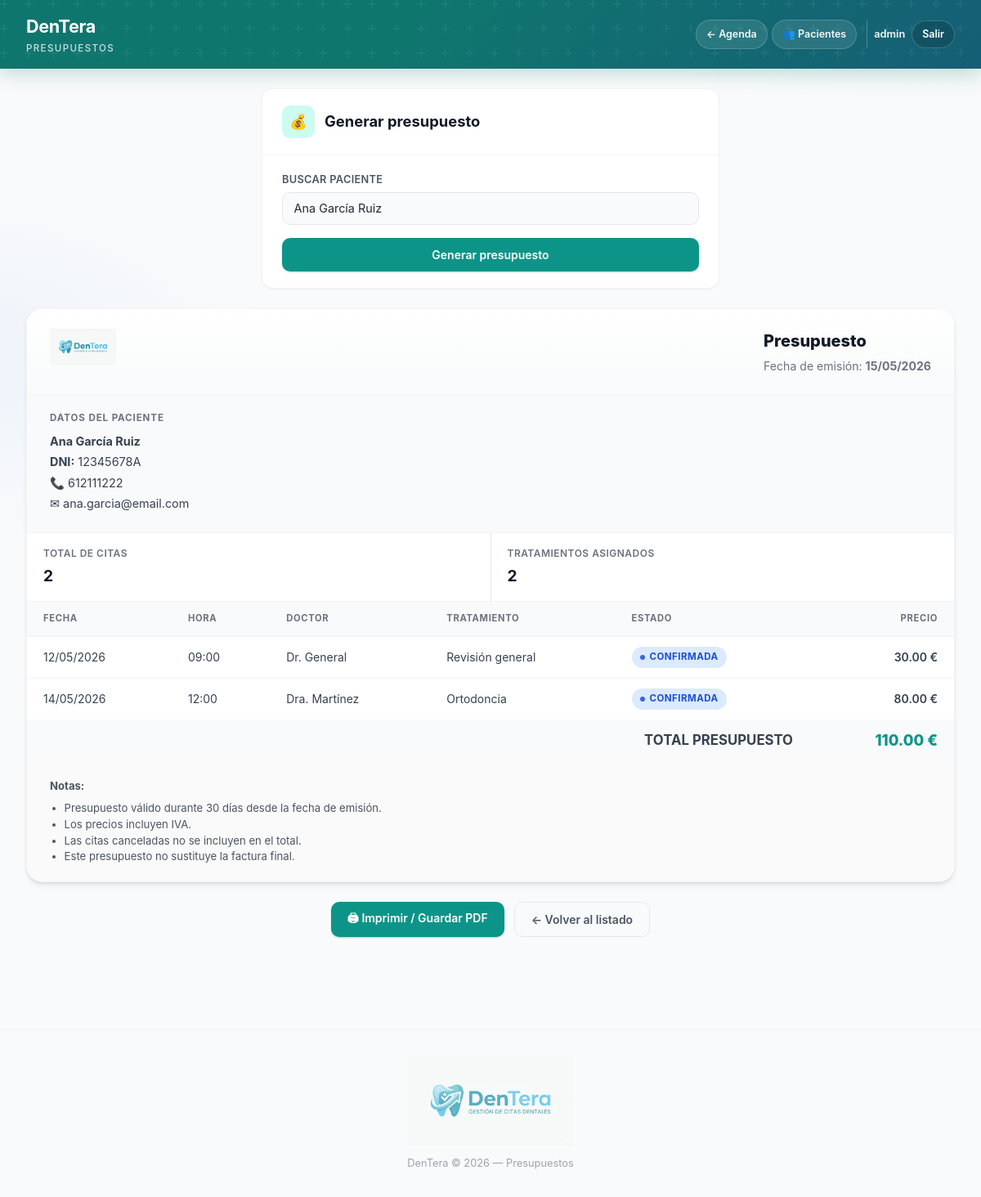
The page /presupuesto.php?paciente=Ana+García+Ruiz (signed in) on the database its author committed.
### tables this page shows
CREATE TABLE IF NOT EXISTS citas (
    id INT AUTO_INCREMENT PRIMARY KEY,
    paciente_id INT NULL,
    paciente VARCHAR(120) NOT NULL,
    dni VARCHAR(20) DEFAULT '',
    telefono VARCHAR(20) DEFAULT '',
    email VARCHAR(120) DEFAULT '',
    fecha DATE NOT NULL,
    hora TIME NOT NULL,
    orden_agenda INT NULL DEFAULT NULL COMMENT 'Orden manual en listado (misma fecha)',
    dentista VARCHAR(100) DEFAULT '',
    doctor_id INT NULL,
    motivo VARCHAR(255) DEFAULT '',
    tratamiento_id INT NULL,
    estado ENUM('pendiente', 'confirmada', 'cancelada', 'completada') DEFAULT 'pendiente',
    forma_pago VARCHAR(30) DEFAULT '',
    usuario_id INT NULL,
    notas TEXT,
    creado TIMESTAMP DEFAULT CURRENT_TIMESTAMP,
    actualizado TIMESTAMP DEFAULT CURRENT_TIMESTAMP ON UPDATE CURRENT_TIMESTAMP,
    INDEX idx_fecha (fecha),
    INDEX idx_cita_fecha_orden (fecha, orden_agenda),
    INDEX idx_estado (estado),
    INDEX idx_paciente (paciente),
    INDEX idx_cita_paciente (paciente_id),
    INDEX idx_doctor (doctor_id),
    INDEX idx_tratamiento (tratamiento_id),
    INDEX idx_cita_usuario (usuario_id),
    FOREIGN KEY (paciente_id) REFERENCES pacientes(id) ON DELETE SET NULL,
    FOREIGN KEY (doctor_id) REFERENCES doctores(id) ON DELETE SET NULL,
    FOREIGN KEY (tratamiento_id) REFERENCES tratamientos(id) ON DELETE SET NULL,
    FOREIGN KEY (usuario_id) REFERENCES usuarios(id) ON DELETE SET NULL
);

CREATE TABLE IF NOT EXISTS doctores (
    id INT AUTO_INCREMENT PRIMARY KEY,
    nombre VARCHAR(100) NOT NULL,
    especialidad VARCHAR(100) DEFAULT '',
    tipo ENUM('doctor','higienista') DEFAULT 'doctor',
    telefono VARCHAR(20) DEFAULT '',
    email VARCHAR(120) DEFAULT '',
    activo TINYINT(1) DEFAULT 1,
    usuario_id INT NULL,
    creado TIMESTAMP DEFAULT CURRENT_TIMESTAMP,
    INDEX idx_doc_usuario (usuario_id),
    FOREIGN KEY (usuario_id) REFERENCES usuarios(id) ON DELETE SET NULL
);

CREATE TABLE IF NOT EXISTS tratamientos (
    id INT AUTO_INCREMENT PRIMARY KEY,
    nombre VARCHAR(100) NOT NULL UNIQUE,
    descripcion VARCHAR(255) DEFAULT '',
    duracion INT DEFAULT 30,
    precio DECIMAL(8,2) DEFAULT 0.00,
    activo TINYINT(1) DEFAULT 1,
    usuario_id INT NULL,
    creado TIMESTAMP DEFAULT CURRENT_TIMESTAMP,
    INDEX idx_trat_usuario (usuario_id),
    FOREIGN KEY (usuario_id) REFERENCES usuarios(id) ON DELETE SET NULL
);

### sesion.php (called while the page is built, shortened)
<?php
function usuarioLogueado() {
    return isset($_SESSION['usuario_id']);
}
function usuarioActual() {
    return [
        'id' => $_SESSION['usuario_id'],
        'nombre' => $_SESSION['usuario_nombre'],
        'rol' => $_SESSION['usuario_rol'],
    ];
}

### presupuesto.php (the view, shortened to what this page needs)
<?php
require_once 'config.php';
require_once 'sesion.php';
$busqueda = trim($_GET['paciente'] ?? '');
$presupuesto = null;
$errores = [];
if ($busqueda !== '') {
    $stmt = $pdo->prepare("SELECT c.*, t.nombre as tratamiento_nombre, t.precio as tratamiento_precio,
                                  d.nombre as doctor_nombre
                           FROM citas c
                           LEFT JOIN tratamientos t ON c.tratamiento_id = t.id
                           LEFT JOIN doctores d ON c.doctor_id = d.id
                           WHERE c.paciente LIKE ?
                           ORDER BY c.fecha ASC, c.hora ASC");
    $stmt->execute(["%{$busqueda}%"]);
    $citas = $stmt->fetchAll();
    if (count($citas) === 0) {
        $errores[] = "No se encontraron citas para «{$busqueda}».";
    } else {
        $paciente = $citas[0]['paciente'];
        $dni = $citas[0]['dni'];
        $telefono = $citas[0]['telefono'];
        $email = $citas[0]['email'];
        $totalTratamientos = 0;
        $totalCitas = 0;
        foreach ($citas as $c) {
            if ($c['tratamiento_precio'] !== null && $c['estado'] !== 'cancelada') {
                $totalTratamientos += (float)$c['tratamiento_precio'];
            }
            if ($c['estado'] !== 'cancelada') {
                $totalCitas++;
            }
        }
        $presupuesto = [
            'paciente' => $paciente,
            'dni' => $dni,
            'telefono' => $telefono,
            'email' => $email,
            'citas' => $citas,
            'total_tratamientos' => $totalTratamientos,
            'total_citas' => $totalCitas,
            'fecha_emision' => date('d/m/Y'),
        ];
    }
}
$busquedaInput = $busqueda;
function traduccion($e) {
    return [
        'pendiente'  => 'Pendiente',
        'confirmada' => 'Confirmada',
        'cancelada'  => 'Cancelada',
        'completada' => 'Completada',
    ][$e] ?? $e;
}
?>
<!DOCTYPE html>
<html lang="es">
<head>
    <link rel="stylesheet" href="estilos.css">
</head>
<body>
<?php
$header_tagline = 'Presupuestos';
$header_nav = 'page';
$header_class = 'header no-print';
require __DIR__ . '/inc/header.php';
?>
<main class="container">
    <div class="card-surface card-surface--center no-print">
        <div class="form-header">
            <div class="form-header-icon">&#x1F4B0;</div>
            <h2>Generar presupuesto</h2>
        </div>
        <form method="GET" class="card-surface-body">
            <div class="form-group">
                <label for="paciente">Buscar paciente</label>
                <input type="text" id="paciente" name="paciente" required
                       value="<?= htmlspecialchars($busquedaInput) ?>"
                       placeholder="Nombre del paciente...">
            </div>
            <button type="submit" class="btn btn-primary btn-block">Generar presupuesto</button>
        </form>
    </div>
    <?php if ($presupuesto): ?>
    <div class="budget-card" id="budget-content">
        <div class="budget-header">
            <div class="budget-logo">
                <img src="img/logo.png" alt="DenTera">
            </div>
            <div class="budget-meta">
                <h2>Presupuesto</h2>
                <p>Fecha de emisión: <strong><?= $presupuesto['fecha_emision'] ?></strong></p>
            </div>
        </div>
        <div class="budget-patient">
            <h3>Datos del paciente</h3>
            <p><strong><?= htmlspecialchars($presupuesto['paciente']) ?></strong></p>
            <?php if ($presupuesto['dni']): ?>
                <p><strong>DNI:</strong> <?= htmlspecialchars($presupuesto['dni']) ?></p>
            <?php else: ?>
                <p style="color:var(--warning);font-size:0.85rem;">&#x26A0; DNI no disponible</p>
            <?php endif; ?>
            <?php if ($presupuesto['telefono']): ?>
                <p>&#x1F4DE; <?= htmlspecialchars($presupuesto['telefono']) ?></p>
            <?php endif; ?>
            <?php if ($presupuesto['email']): ?>
                <p>&#x2709; <?= htmlspecialchars($presupuesto['email']) ?></p>
            <?php endif; ?>
        </div>
        <div class="budget-summary">
            <div class="budget-summary-item">
                <span>Total de citas</span>
                <strong><?= $presupuesto['total_citas'] ?></strong>
            </div>
            <div class="budget-summary-item">
                <span>Tratamientos asignados</span>
                <strong><?= count(array_filter($presupuesto['citas'], fn($c) => $c['tratamiento_nombre'] && $c['estado'] !== 'cancelada')) ?></strong>
            </div>
        </div>
        <table class="budget-table">
            <thead>
                <tr>
                    <th>Fecha</th>
                    <th>Hora</th>
                    <th>Doctor</th>
                    <th>Tratamiento</th>
                    <th>Estado</th>
                    <th style="text-align:right;">Precio</th>
                </tr>
            </thead>
            <tbody>
                <?php foreach ($presupuesto['citas'] as $c): ?>
                <tr>
                    <td><?= date('d/m/Y', strtotime($c['fecha'])) ?></td>
                    <td><?= date('H:i', strtotime($c['hora'])) ?></td>
                    <td><?= htmlspecialchars($c['doctor_nombre'] ?: '—') ?></td>
                    <td>
                        <?php if ($c['tratamiento_nombre']): ?>
                            <?= htmlspecialchars($c['tratamiento_nombre']) ?>
                        <?php else: ?>
                            <span style="color:var(--gray-400);">Sin asignar</span>
                        <?php endif; ?>
                    </td>
                    <td>
                        <span class="badge badge-<?= $c['estado'] ?>">
                            <span class="badge-dot"></span>
                            <?= traduccion($c['estado']) ?>
                        </span>
                    </td>
                    <td style="text-align:right;font-weight:600;">
                        <?php if ($c['tratamiento_precio'] !== null && $c['estado'] !== 'cancelada'): ?>
                            <?= number_format($c['tratamiento_precio'], 2) ?> €
                        <?php else: ?>
                            <span style="color:var(--gray-400);">—</span>
                        <?php endif; ?>
                    </td>
                </tr>
                <?php endforeach; ?>
            </tbody>
            <tfoot>
                <tr>
                    <td colspan="5" style="text-align:right;font-weight:700;font-size:1.05rem;">TOTAL PRESUPUESTO</td>
                    <td style="text-align:right;font-weight:800;font-size:1.15rem;color:var(--primary);">
                        <?= number_format($presupuesto['total_tratamientos'], 2) ?> €
                    </td>
                </tr>
            </tfoot>
        </table>
        <div class="budget-notes">
            <p><strong>Notas:</strong></p>
            <ul>
                <li>Presupuesto válido durante 30 días desde la fecha de emisión.</li>
                <li>Los precios incluyen IVA.</li>
                <li>Las citas canceladas no se incluyen en el total.</li>
                <li>Este presupuesto no sustituye la factura final.</li>
            </ul>
        </div>
    </div>
    <div class="budget-actions no-print">
        <button class="btn btn-primary" onclick="window.print()">&#x1F5A8; Imprimir / Guardar PDF</button>
        <a href="index.php" class="btn btn-outline">&#x2190; Volver al listado</a>
    </div>
    <?php endif; ?>
</main>
<?php
$footer_subtitulo = 'Presupuestos';
$footer_class = 'footer no-print';
require __DIR__ . '/inc/footer.php';
?>
</body>
</html>

### inc/header.php
<?php
if (!isset($usuario)) {
    $usuario = usuarioActual();
}
$nombreUsuario = htmlspecialchars($usuario['nombre'] ?? '', ENT_QUOTES, 'UTF-8');
$header_tagline = isset($header_tagline) ? (string) $header_tagline : '';
$header_nav = isset($header_nav) && $header_nav === 'dashboard' ? 'dashboard' : 'page';
$header_class = isset($header_class) ? trim((string) $header_class) : 'header';
?>
<header class="<?= htmlspecialchars($header_class, ENT_QUOTES, 'UTF-8') ?>">
    <div class="header-content">
        <div class="header-brand">
            <h1><a href="index.php" class="header-title-link">DenTera</a></h1>
            <?php if ($header_tagline !== ''): ?>
                <span class="header-tagline"><?= htmlspecialchars($header_tagline, ENT_QUOTES, 'UTF-8') ?></span>
            <?php endif; ?>
        </div>
        <div class="header-actions">
            <nav class="header-nav" aria-label="<?= $header_nav === 'dashboard' ? 'Módulos' : 'Navegación' ?>">
                <?php if ($header_nav === 'dashboard'): ?>
                    <a href="pacientes.php" class="nav-pill">&#x1F465; Pacientes</a>
                    <a href="configuracion.php" class="nav-pill">&#x2699; Configuración</a>
                    <a href="doctores.php" class="nav-pill">&#x1F468;&#x200D;&#x2695;&#xFE0F; Equipo</a>
                    <a href="tratamientos.php" class="nav-pill">&#x1F48A; Tratamientos</a>
                <?php else: ?>
                    <a href="index.php" class="nav-pill">&#x2190; Agenda</a>
                    <a href="pacientes.php" class="nav-pill">&#x1F465; Pacientes</a>
                <?php endif; ?>
            </nav>
            <div class="user-menu">
                <span class="user-name" title="<?= $nombreUsuario ?>"><?= $nombreUsuario ?></span>
                <a href="logout.php" class="btn btn-logout">Salir</a>
            </div>
        </div>
    </div>
</header>

### inc/footer.php (shortened to what this page needs)
<?php
$footer_class = isset($footer_class) ? trim((string) $footer_class) : 'footer';
?>
<footer class="<?= htmlspecialchars($footer_class, ENT_QUOTES, 'UTF-8') ?>">
    <img src="img/logo.png" alt="DenTera" class="footer-logo">
    <p>DenTera &copy; <?= date('Y') ?><?php
        if ($footer_subtitulo !== null && $footer_subtitulo !== '') {
            echo ' — ' . htmlspecialchars((string) $footer_subtitulo, ENT_QUOTES, 'UTF-8');
        }
    ?></p>
</footer>

### rows shown on the page
citas: paciente "Ana García Ruiz", dni "12345678A", telefono "612111222", email "ana.garcia@email.com", doctor "2", fecha "14/05/2026", hora "12:00", doctor.nombre "Dra. Martínez", tratamiento.nombre "Ortodoncia", estado "CONFIRMADA", tratamiento.precio "80.00"
citas: fecha "12/05/2026", hora "09:00", doctor.nombre "Dr. General", tratamiento.nombre "Revisión general", estado "CONFIRMADA", tratamiento.precio "30.00"

### other values the page prints
$header_tagline "PRESUPUESTOS"
$nombreUsuario "admin"
$presupuesto['fecha_emision'] "15/05/2026"
$presupuesto['total_tratamientos'] "110.00"
$footer_subtitulo "Presupuestos"
